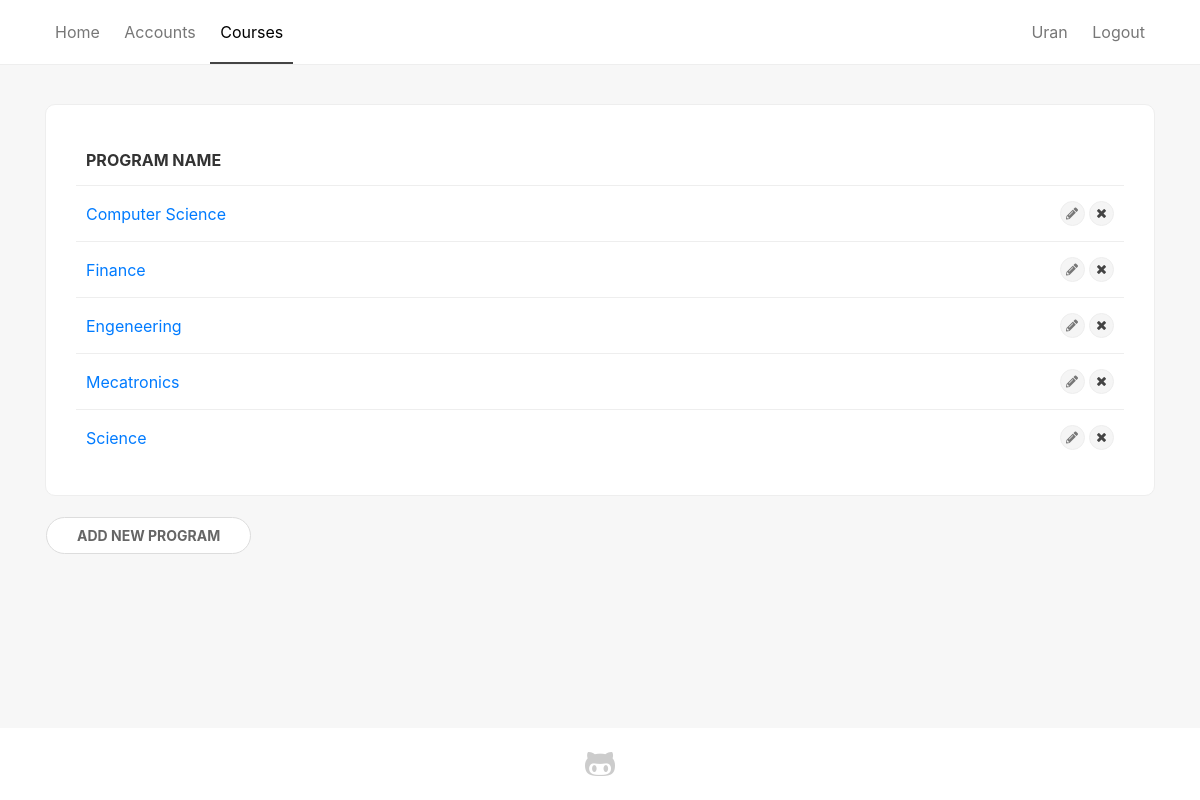
The app's page /programs/ (signed in) with its own data.
### sems/models.py (models this page shows, shortened)
class Student(models.Model):
    user = models.OneToOneField(User, on_delete=models.CASCADE, null=True)
    first_name = models.CharField(max_length=100, null=True)
    last_name = models.CharField(max_length=100, null=True)
    picture = models.ImageField(null=True, blank=True, default='no-img.png')
    website = models.URLField(max_length=100, null=True, blank=True)
    email = models.EmailField(max_length=100, null=True)
    program = models.ForeignKey(Program, on_delete=models.SET_NULL, null=True)
    country = models.ForeignKey(State, on_delete=models.SET_NULL, null=True)
    city = models.CharField(max_length=100, null=True)
    course = models.ManyToManyField(Course, related_name='course')
    course_teacher = models.ManyToManyField(Course, related_name='course_teacher')

class Program(models.Model):
    name = models.CharField(max_length=150)
    summary = models.TextField(null=True, blank=True)
    def __str__(self):
        return self.name

### sems/views.py (the view)
# urls.py: path('programs/', views.programs_view, name='programs'),
def programs_view(request):
    programs = Program.objects.all()
    if request.user.is_authenticated:
        return render (
            request,
            'programs_list.html',
            {'programs': programs},
        )
    else:
        return redirect('login')

### sems/templates/programs_list.html (shortened to what this page needs)
{% extends 'base_generic.html' %}
{% block content %}
<div class="container">
    <div class="shadow-box">
    {% if programs %}
    <table>
        <thead>
            <tr>
                <th>Program name</th>
                {% if user.is_superuser %}
                <th></th>
                {% endif %}
            </tr>
        </thead>
        {% for p in programs %}
            <tr>
                <td><a href="{% url 'program_single' pk=p.pk %}">{{ p }}</a></td>
                {% if user.is_superuser %}
                <td class="text-right">
                    <a title="Edit" href="{% url 'program_edit' pk=p.pk %}" class="label sm-label"><i class="fas fa-pencil-alt"></i></a>
                    <span class="with-popup">
                        <a title="Delete" class="label sm-label"><i class="fas fa-times"></i></a>
                    </span>
                </td>
                {% endif %}
            </tr>
        {% endfor %}
        </table>
    {% else %}
    <p>There are no programs available</p>
    {% endif %}
    </div>
        {% if user.is_superuser %}
        <div class="empty-box">
            <a href="{% url 'program_add' %}" class="btn btn-primary">Add New Program</a>
        </div>
        {% endif %}
</div>
{% endblock %}

### sems/templates/base_generic.html (shortened to what this page needs)
{% load static %}
<html>
<head>
    <link rel="stylesheet" href="https://use.fontawesome.com/releases/v5.0.12/css/all.css">
    <link rel="stylesheet" href="{% static 'css/bootstrap.min.css' %}">
    <link rel="stylesheet" href="{% static 'css/main.css' %}">
    <link rel="stylesheet" href="{% static 'fonts/fontawesome-all.min.css' %}">
</head>
<body>
    <div class="wrapper">
        <header>
            <nav>
                <div class="container">
                    {% url 'home' as hom %}
                    {% url 'students' as acc %}
                    {% url 'programs' as prog %}
                    {% url 'login' as log %}
                    {% url 'student_detail' pk=user.student.pk as sd %}
                    <a href="{% url 'home' %}" {% if request.path == hom %} class="active"{% endif %}>Home</a>
                    <a href="{% url 'students' %}" {% if request.path == acc %} class="active"{% endif %}>Accounts</a>
                    <a href="{% url 'programs' %}" {% if request.path == prog %} class="active"{% endif %}>Courses</a>
                    <div class="inline-block float-right text-right">
                    {% if not user.is_authenticated %}
                    <a href="{% url 'login' %}" {% if request.path == log %} class="active"{% endif %}>Login</a>
                    {% else %}
                        <a href="{% url 'student_detail' pk=user.student.pk %}" {% if request.path == sd %} class="active"{% endif %}>{{ user.student.first_name }}</a>
                    <a href="{% url 'logout' %}">Logout</a>
                    {% endif %}
                    </div>
                </div>
            </nav>
        </header>
        <br/>
        {% block content %}
        {% endblock %}
    </div>
    <footer>
        <div class="container">
            <div class="row justify-content-center">
                <div class="col-md-6 col-xs-12 text-center">
                    <a href="https://github.com/urankajtazaj/SEMS" title="View on GitHub" target="_blank"><i class="fab fa-github-alt fa-2x"></i></a>
                </div>
            </div>
        </div>
    </footer>
</body>
</html>

### sems/static/css/main.css (style rules this page uses)
* { --main-color: #006992; }
.inline-block { display: inline-block; }
body { display: flex; flex-direction: column; background-color: #f7f7f7; min-height: 100vh; }
.wrapper { flex: 1; }
nav { padding: 20px 0; background-color: #fff; margin-bottom: 15px; border-bottom: 1px solid #eee; }
nav a { padding: 20px 10px; color: #777; border-bottom: 2px solid transparent; transition: 100ms ease; }
.shadow-box, .card-box, .empty-box { background-color: #fff; padding: 30px; border-radius: 10px; margin-bottom: 10px; display: block; border: 1px solid #eee; background-color: #fff; }
.empty-box { border-color: transparent; background-color: transparent; padding: 10px 0; }
table { width: 100%; }
td, th { padding: 15px 10px; border-top: 1px solid #eee; color: #444; }
th { border: none; color: #333; background-color: #fff; text-transform: uppercase; }
.btn { border: none; text-transform: uppercase; font-size: normal; font-weight: bold; border-radius: 4px; position: relative; font-size: 15px; padding: 6px 20px; padding-left: 30px; }
.label { display: inline-flex; justify-content: center; align-items: center; border-radius: 50px; background-color: #f5f5f5; color: #777; padding: 4px 10px; border: 1px solid #eee; }
.btn-primary, .empty-box a.btn-primary, .empty-box button.btn-primary, .btn-third, .btn-danger { border-radius: 50px; background-color: #fff; border: 1px solid #ddd; color: #666; font-size: 14px; box-shadow: none; padding: 7px 30px; }
td { position: relative; }
footer { background-color: #fff; padding: 20px 0; margin-top: 50px; }
footer a { color: #ccc; transition: 150ms ease; }
.with-popup { position: relative; }
.with-popup a { cursor: pointer; }
.sm-label { width: 25px; height: 25px; font-size: 12px; }
a.active { color: #000; border-color: #444; }

### records on screen
Program: name "Computer Science"
Program: name "Finance"
Program: name "Engeneering"
Program: name "Mecatronics"
Program: name "Science"

### other values on screen
{{ user.student.first_name }} "Uran"
